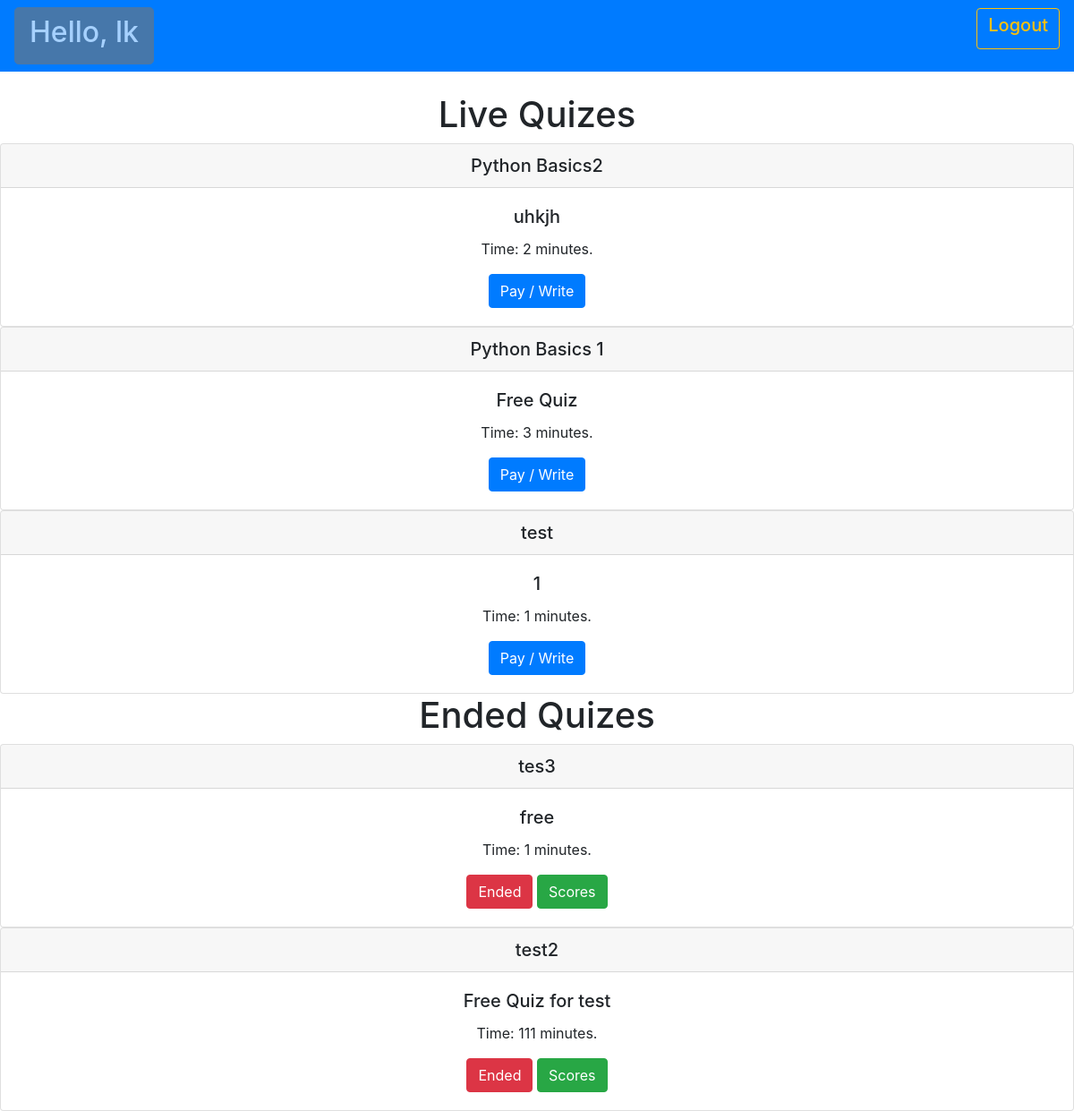
Screenshot of /quiz (signed in) with the database file from the repository.
### compiler/models.py (models this page shows, shortened)
class quizes(models.Model):
    title= models.CharField(max_length=300,unique=True)
    time=models.IntegerField()
    amount = models.IntegerField()
    disc=models.TextField()
    users=models.ManyToManyField(User,related_name='users')
    completed = models.ManyToManyField(User,related_name='completed')
    reult=models.TextField()
    status=models.BooleanField(default=False)
    end = models.BooleanField(default=False)
    class Meta:
        db_table=''
        managed=True
        verbose_name='quiz'
        verbose_name_plural='quizes'

### compiler/views.py (the view)
# urls.py: path('quiz',views.quiz),
def quiz(request):
    if request.user.is_active:
        q=quizes.objects.filter(status=True ,end=False)
        e=quizes.objects.filter(end=True, status=True)
        return render(request,'quizhome.html',{'q':q[::-1],'e':e[::-1]})
    else:
        return HttpResponse('Log in to see')

### templates/quizhome.html (shortened to what this page needs)
{% load static %}
<html lang="en">
<head>
    <link href="{% static 'css/bootstrap.min.css' %}" rel="stylesheet" id="bootstrap-css">
</head>
<body>
                {% if user.is_authenticated %}
<nav class="navbar navbar-dark bg-primary">
    <button class="btn btn-lg btn-secondary" disabled><h2>Hello, {{user.username}}</h2></button>
    <form method="post" action="logout">{% csrf_token %}
        <button type="submit" class="btn btn-outline-warning"><h5>Logout</h5></button>
</form>
</nav>
<br>
<center>
    <h1>Live Quizes</h1>
    {% for i in q %}
<div class="card">
  <h5 class="card-header">{{i.title}}</h5>
  <div class="card-body">
    <h5 class="card-title">{{i.disc}}</h5>
    <p class="card-text">Time: {{i.time}} minutes.</p>
    <a href="quiz/{{i.id}}/{{user.id}}" class="btn btn-primary">Pay / Write</a>
  </div>
</div>
    {% endfor %}
</center>
                <center>
                    <h1>Ended Quizes</h1>
    {% for i in e%}
<div class="card">
  <h5 class="card-header">{{i.title}}</h5>
  <div class="card-body">
    <h5 class="card-title">{{i.disc}}</h5>
    <p class="card-text">Time: {{i.time}} minutes.</p>
    <a href="#" type="disabled" class="btn btn-danger">Ended</a>
      <a href="quiz/{{i.id}}/{{user.id}}"  class="btn btn-success">Scores</a>
  </div>
</div>
    {% endfor %}
</center>
{% else %}
<h1>Log in to continue</h1>
<a href="/" class="btn btn-secondary btn-lg active" role="button" aria-pressed="true">Home</a>
    {% endif %}
</body>
</html>

### rows the page displays
quizes: title "Python Basics2", disc "uhkjh", time "2"
quizes: title "Python Basics 1", disc "Free Quiz", time "3"
quizes: title "test", disc "1", time "1"
quizes: title "tes3", disc "free", time "1"
quizes: title "test2", disc "Free Quiz for test", time "111"

### other values shown
{{ user.username }} "lk"
